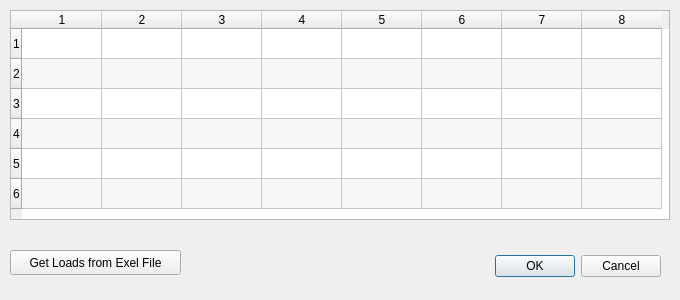
<?xml version="1.0" encoding="UTF-8"?>
<ui version="4.0">
 <class>loadDialog</class>
 <widget class="QDialog" name="loadDialog">
  <property name="geometry">
   <rect>
    <x>0</x>
    <y>0</y>
    <width>680</width>
    <height>300</height>
   </rect>
  </property>
  <property name="windowTitle">
   <string>Loading</string>
  </property>
  <widget class="QDialogButtonBox" name="buttonBox">
   <property name="geometry">
    <rect>
     <x>490</x>
     <y>250</y>
     <width>171</width>
     <height>32</height>
    </rect>
   </property>
   <property name="orientation">
    <enum>Qt::Horizontal</enum>
   </property>
   <property name="standardButtons">
    <set>QDialogButtonBox::Cancel|QDialogButtonBox::Ok</set>
   </property>
  </widget>
  <widget class="QTableWidget" name="tableWidget">
   <property name="geometry">
    <rect>
     <x>10</x>
     <y>10</y>
     <width>660</width>
     <height>210</height>
    </rect>
   </property>
   <property name="frameShape">
    <enum>QFrame::StyledPanel</enum>
   </property>
   <property name="frameShadow">
    <enum>QFrame::Sunken</enum>
   </property>
   <property name="lineWidth">
    <number>1</number>
   </property>
   <property name="midLineWidth">
    <number>1</number>
   </property>
   <property name="alternatingRowColors">
    <bool>true</bool>
   </property>
   <property name="showGrid">
    <bool>true</bool>
   </property>
   <property name="rowCount">
    <number>6</number>
   </property>
   <property name="columnCount">
    <number>8</number>
   </property>
   <attribute name="horizontalHeaderDefaultSectionSize">
    <number>80</number>
   </attribute>
   <attribute name="horizontalHeaderMinimumSectionSize">
    <number>50</number>
   </attribute>
   <attribute name="verticalHeaderVisible">
    <bool>true</bool>
   </attribute>
   <row/>
   <row/>
   <row/>
   <row/>
   <row/>
   <row/>
   <column/>
   <column/>
   <column/>
   <column/>
   <column/>
   <column/>
   <column/>
   <column/>
  </widget>
  <widget class="QPushButton" name="excel_button">
   <property name="geometry">
    <rect>
     <x>10</x>
     <y>250</y>
     <width>171</width>
     <height>25</height>
    </rect>
   </property>
   <property name="text">
    <string>Get Loads from Exel File</string>
   </property>
   <property name="icon">
    <iconset resource="../resources/resources.qrc">
     <normaloff>:/icons/excel.png</normaloff>:/icons/excel.png</iconset>
   </property>
  </widget>
 </widget>
 <resources>
  <include location="../resources/resources.qrc"/>
 </resources>
 <connections>
  <connection>
   <sender>buttonBox</sender>
   <signal>accepted()</signal>
   <receiver>loadDialog</receiver>
   <slot>accept()</slot>
   <hints>
    <hint type="sourcelabel">
     <x>248</x>
     <y>254</y>
    </hint>
    <hint type="destinationlabel">
     <x>157</x>
     <y>274</y>
    </hint>
   </hints>
  </connection>
  <connection>
   <sender>buttonBox</sender>
   <signal>rejected()</signal>
   <receiver>loadDialog</receiver>
   <slot>reject()</slot>
   <hints>
    <hint type="sourcelabel">
     <x>316</x>
     <y>260</y>
    </hint>
    <hint type="destinationlabel">
     <x>286</x>
     <y>274</y>
    </hint>
   </hints>
  </connection>
 </connections>
</ui>
